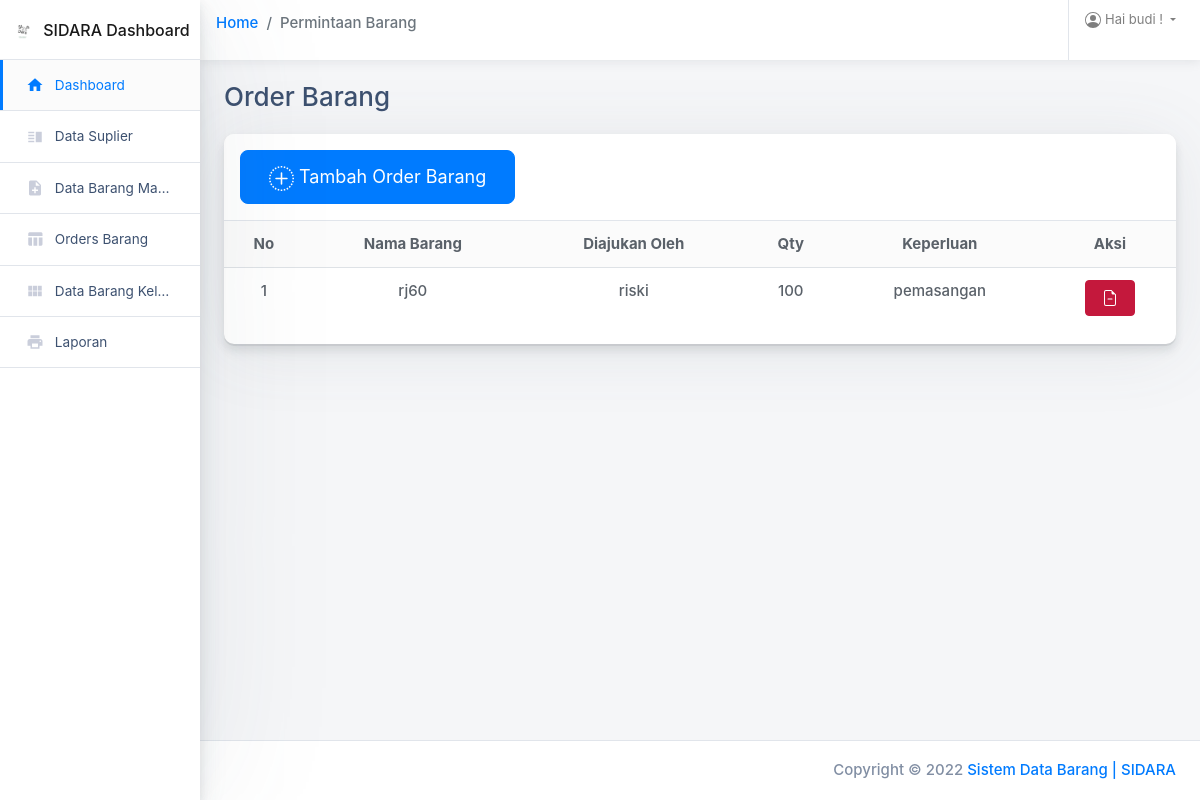
The app's page /permintaanbarang.php (signed in) with its own data.
### tables this page shows
CREATE TABLE `orders` (
  `id_order` int(11) NOT NULL,
  `id_barang_masuk` int(11) NOT NULL,
  `nama_order` varchar(100) NOT NULL,
  `jumlah` int(11) NOT NULL,
  `keperluan` varchar(50) NOT NULL
);

CREATE TABLE `barang_masuk` (
  `id_barang_masuk` int(11) NOT NULL,
  `id_supplier` int(11) NOT NULL,
  `nama_barang` varchar(20) NOT NULL,
  `stok` int(11) NOT NULL,
  `tanggal` date NOT NULL
);

### permintaanbarang.php (the view, shortened to what this page needs)
<?php
require 'function.php';
$orders = mysqli_query($conn, "SELECT * FROM orders join barang_masuk on orders.id_barang_masuk = barang_masuk.id_barang_masuk");
?>
<!doctype html>
<html class="no-js h-100" lang="en">
<head>
    <link href="https://use.fontawesome.com/releases/v5.0.6/css/all.css" rel="stylesheet">
    <link rel="stylesheet" href="https://stackpath.bootstrapcdn.com/bootstrap/4.1.3/css/bootstrap.min.css">
    <link rel="stylesheet" id="main-stylesheet" data-version="1.1.0" href="styles/shards-dashboards.1.1.0.min.css">
    <link rel="stylesheet" href="styles/extras.1.1.0.min.css">
</head>
<body class="h-100">
    <div class="container-fluid">
        <div class="row">
            <aside class="main-sidebar col-12 col-md-3 col-lg-2 px-0">
                <div class="main-navbar">
                    <nav class="navbar align-items-stretch navbar-light bg-white flex-md-nowrap border-bottom p-0">
                        <a class="navbar-brand w-100 mr-0" href="dashboard.php" style="line-height: 25px;">
                            <div class="d-table m-auto">
                                <img id="main-logo" class="d-inline-block align-top mr-1" style="max-width: 25px;" src="images/logosidara.png" alt="Shards Dashboard">
                                <span class="d-none d-md-inline ml-1">SIDARA Dashboard</span>
                            </div>
                        </a>
                    </nav>
                </div>
                <div class="nav-wrapper">
                    <ul class="nav flex-column">
                        <li class="nav-item">
                            <a class="nav-link active" href="dashboard.php">
                                <i class="material-icons">home</i>
                                <span>Dashboard</span>
                            </a>
                        </li>
                        <li class="nav-item">
                            <a class="nav-link " href="suplier.php">
                                <i class="material-icons">vertical_split</i>
                                <span>Data Suplier</span>
                            </a>
                        </li>
                        <li class="nav-item">
                            <a class="nav-link " href="barangmasuk.php">
                                <i class="material-icons">note_add</i>
                                <span>Data Barang Masuk</span>
                            </a>
                        </li>
                        <li class="nav-item">
                            <a class="nav-link " href="permintaanbarang.php">
                                <i class="material-icons">table_chart</i>
                                <span>Orders Barang</span>
                            </a>
                        </li>
                        <li class="nav-item">
                            <a class="nav-link " href="barangkeluar.php">
                                <i class="material-icons">view_module</i>
                                <span>Data Barang Keluar</span>
                            </a>
                        </li>
                        <li class="nav-item">
                            <a class="nav-link " href="laporan.php">
                                <i class="material-icons">print</i>
                                <span>Laporan</span>
                            </a>
                        </li>
                    </ul>
                </div>
            </aside>
            <main class="main-content col-lg-10 col-md-9 col-sm-12 p-0 offset-lg-2 offset-md-3">
                <div class="main-navbar sticky-top bg-white">
                    <nav class="navbar align-items-stretch navbar-light flex-md-nowrap p-0">
                        <form action="#" class="main-navbar__search w-100 d-none d-md-flex d-lg-flex">
                            <nav aria-label="breadcrumb">
                                <ol class="breadcrumb bg-transparent ">
                                    <li class="breadcrumb-item "><a href="dashboard.php">Home</a></li>
                                    <li class="breadcrumb-item active" aria-current="page">Permintaan Barang</li>
                                </ol>
                            </nav>
                        </form>
                        <ul class="navbar-nav border-left flex-row ">
                            <li class="nav-item dropdown">
                                <a class="nav-link dropdown-toggle text-nowrap px-3" data-toggle="dropdown" href="#" role="button" aria-haspopup="true" aria-expanded="false">
                                    <span class="d-none d-md-inline-block">Hai <?php echo $_SESSION['username']; ?> !</span>
                                </a>
                            </li>
                        </ul>
                    </nav>
                </div>
                <div class="main-content-container container-fluid px-4">
                    <div class="page-header row no-gutters py-4">
                        <div class="col-12 col-sm-4 text-center text-sm-left mb-0">
                            <h3 class="page-title">Order Barang</h3>
                        </div>
                    </div>
                    <div class="row">
                        <div class="col">
                            <div class="card card-small mb-4">
                                <div class="card-header border-bottom" data-bs-toggle="modal" data-bs-target="#tambahdata">
                                    <button type="button" class="btn btn-primary btn-lg"> Tambah Order Barang</button>
                                </div>
                                <div class="card-body p-0 pb-3 text-center">
                                    <table class="table mb-0">
                                        <thead class="bg-light">
                                            <tr>
                                                <th scope="col" class="border-0">No</th>
                                                <th scope="col" class="border-0">Nama Barang</th>
                                                <th scope="col" class="border-0">Diajukan Oleh</th>
                                                <th scope="col" class="border-0">Qty</th>
                                                <th scope="col" class="border-0">Keperluan</th>
                                                <th scope="col" class="border-0">Aksi</th>
                                            </tr>
                                        </thead>
                                        <?php $i = 1; ?>
                                        <?php while ($order = mysqli_fetch_array($orders)) : ?>
                                            <tbody>
                                                <tr>
                                                    <td><?= $i; ?></td>
                                                    <td><?= $order["nama_barang"]; ?></td>
                                                    <td><?= $order["nama_order"]; ?></td>
                                                    <td><?= $order["jumlah"]; ?></td>
                                                    <td><?= $order["keperluan"]; ?></td>
                                                    <td>
                                                        <div class="d-grid gap-2 d-md-block">
                                                            <a href="hapusOrder.php?delorder=<?= $order["id_order"]; ?>">
                                                                <button class="btn btn-danger" type="button"></button>
                                                            </a>
                                                        </div>
                                                    </td>
                                                </tr>
                                            </tbody>
                                            <?php $i++; ?>
                                        <?php endwhile; ?>
                                    </table>
                                </div>
                            </div>
                        </div>
                    </div>
                </div>
                <footer class="main-footer d-flex p-2 px-3 bg-white border-top">
                    <span class="copyright ml-auto my-auto mr-2">Copyright © 2022
                        <a href="https://designrevision.com" rel="nofollow">Sistem Data Barang | SIDARA </a>
                    </span>
                </footer>
            </main>
        </div>
    </div>
</body>
</html>

### records on screen
orders: id_barang_masuk.nama_barang "rj60", nama_order "riski", jumlah "100", keperluan "pemasangan"

### other values on screen
$_SESSION['username'] "budi"
